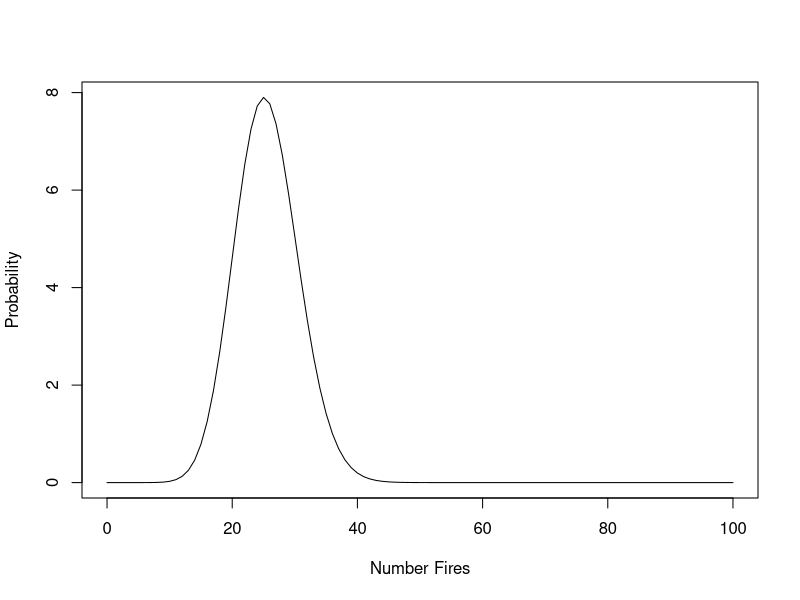
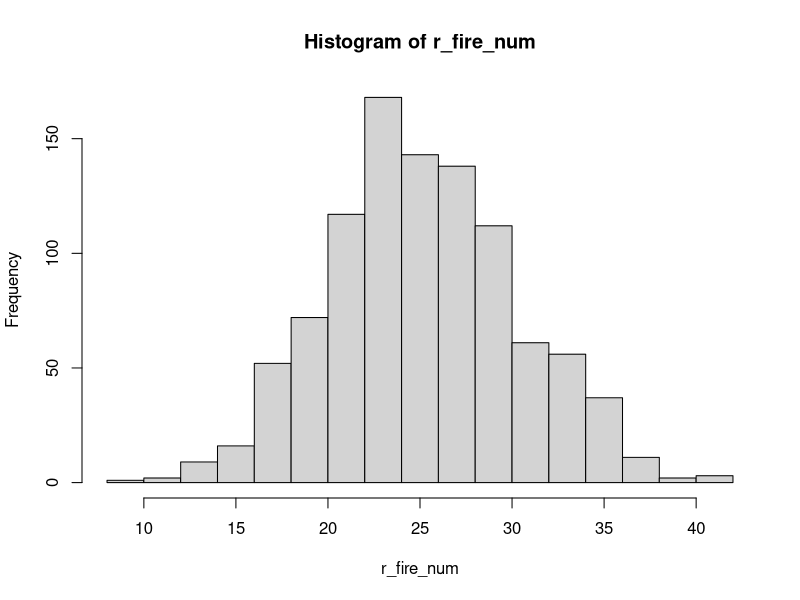
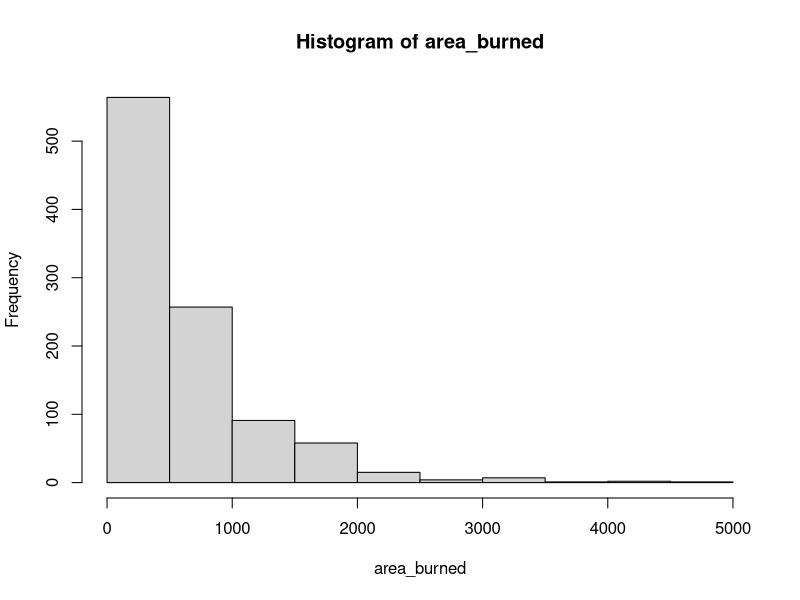

R code for these plots, in order:

#############################################################################
#FOR3004 - Tutorial 8 Distributions
#############################################################################

#First, we will fit a Poisson distribution to a dataset (number fires per day), given here: 
library(MASS)
num_pd_R <-  c(35, 31, 17, 20, 22, 13, 19, 28, 26, 15, 8, 18, 48, 32, 28, 29, 33, 26, 27, 
               23, 27, 26, 21, 22, 30, 33, 20, 11, 15, 42, 45, 25, 15, 13, 19, 22, 28, 29, 
               17, 25, 20, 14, 17, 28, 14, 42, 37, 59, 50, 34, 33, 38, 59, 98, 35, 24, 51, 
               28, 19, 26, 17, 37, 41, 32, 40, 74, 23, 26, 16, 15, 22, 19, 22, 15, 20, 23, 
               10, 14, 18, 14, 18, 23, 12, 9, 10, 23, 12, 15, 17, 7, 3, 10, 12)

pmf<-fitdistr(num_pd_R, densfun="poisson") #Fit the Poisson distribution
print(pmf[1]) #Get the Poisson parameter which is the mean 

#Now we will visualize the fitted distribution using the parameter (lambda). 
eq <- function(x){dpois(x, lambda=25.56989)*100} #dpois gives us the Poisson function
curve(eq, from=0, to=100, xlab="Number Fires", ylab="Probability")

#Now, we will use the pmf (probability mass function) to determine the % chance of X number of fires tomorrow. 

calc_pmf <- function(x){dpois(x, lambda=25.56989)*100}

print(calc_pmf(10)) #Probability of 10 fires
print(calc_pmf(15))
print(calc_pmf(20))

#Let's create the cumulative distribution function (cdf) in R.
calc_cdf <- function(x){ppois(x, lambda=25.56989)*100}

print(calc_cdf(10)) # Chance of <= 10 fires
print(calc_cdf(15))
print(calc_cdf(20))

#How do we calculate the most likely number of fires tomorrow in R?

eq <- function(x){dpois(x, lambda=25.56989)*100}
test_num <- seq(from = 0, to = 100, by = 1)
initialize <- seq(0,0,length.out=101)
for(i in test_num){
  y <- eq(i)
  initialize[i] = y
}
print(max(initialize))
print(which(initialize == max(initialize)))

#How to generate a pseudo-random number in R
floor(runif(1, min=0, max=101))

#Using R to simulate the number of fires on a given day.
#Here we are sampling numbers from the fitted Poisson distribution. 
r_fire_num = rpois(1000,25.56989)

#Visualize the sampled numbers
hist(r_fire_num, breaks = 15)

#Now we will fit a continuous distribution. 

#Here is our data of area burned for June-July-August for Ontario for every year in the CNFDB
area_list_r <- c(2.39, 90.09, 97.43, 51.22, 16.03, 18.99, 14.57, 47.04, 3.04, 3083.94, 56.65, 
                 1272.2350002794656, 288.2340000357767, 9.494000024154134, 178.07500009323593, 
                 52.79300001715081, 1565.6700001368652, 18.06500006179487, 3713.2090002170617, 
                 955.4990000479664, 2.280000026076287, 41.85300000138578, 39.3610000194005, 
                 1128.601000048814, 2944.4760000331235, 1730.253000027834, 1568.394000038979, 
                 7.017000003605922, 3.1200000090893947, 36.38300000259266, 2221.6100000178208, 
                 231.2430000115927, 126.96800003044174, 709.5690000281469, 216.67900001212908, 
                 47.55700000874667, 48.81500002747593, 1271.5990000246304, 89.26400001324677, 
                 2.1910000047084037, 265.86100001181507, 1373.2470000674552, 44.85900002169566,
                 9.300000002622403, 0.49200000330792065, 14.687000005543162, 4734.622000031454, 
                 996.4670000256136, 267.57999999828604, 25.170000003203494, 58.51600001543674, 
                 15.444000019058272, 914.9369999852763, 1844.386000055223, 86.97000001206939, 
                 128.69100000000003)
#Fit the continuous exponential distribution. 
fitted_parameters <- fitdistr(area_list_r, "exponential") 
print(fitted_parameters[1])

#Calculate the parameter, which is the mean
mean <- 1/(0.001609976)
print(mean)

#Let's sample 1000 values from the fitted exponential distribution
area_burned <- rexp(1000, 1/621.1273)

#Visualize histogram 
hist(area_burned)


